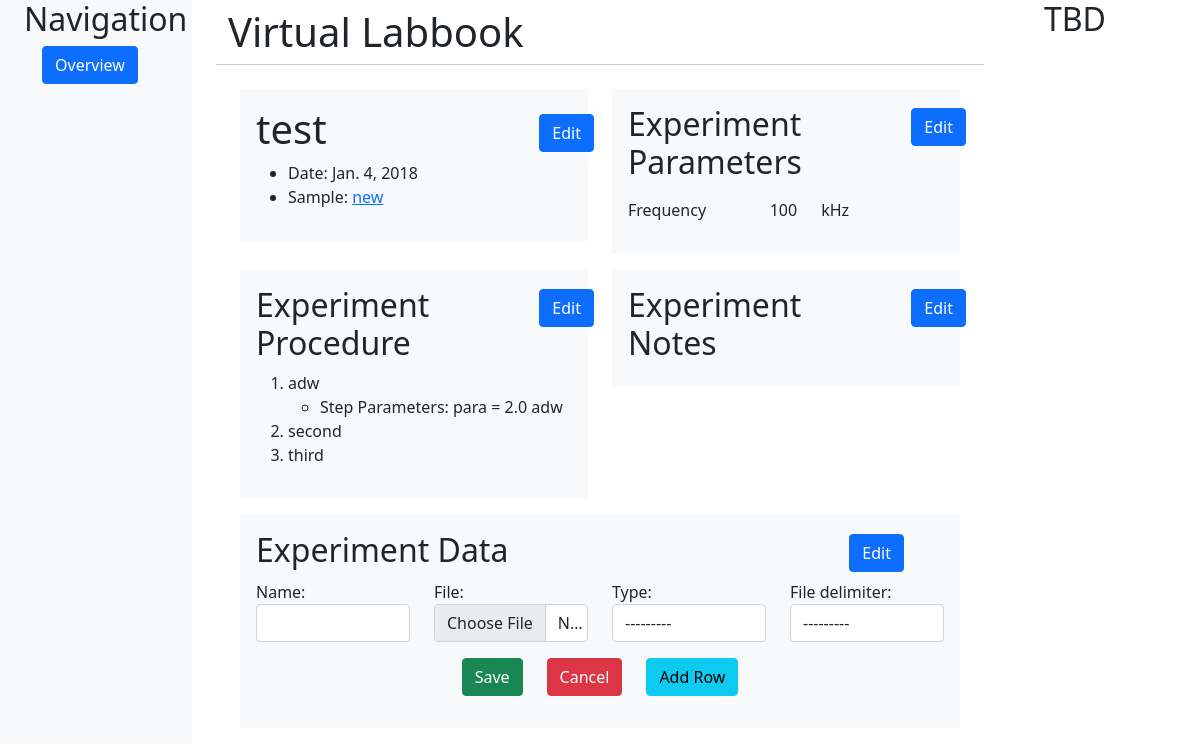
The app's page /polls/experiment/2/file_upload with its own data.
### polls/models.py (models this page shows, shortened)
class Experiment(models.Model):
    sample = models.ForeignKey(Sample, on_delete=models.PROTECT, related_name='experiments')
    name = models.CharField(max_length=200)
    date = models.DateField('Date of experiment', default=datetime.datetime.now)

class Sample(models.Model):
    name = models.CharField(max_length=200)
    def __str__(self):
        return self.name

class Parameter(models.Model):
    step = models.ForeignKey(Step, on_delete=models.CASCADE, related_name='step_parameters', blank=True, null=True)
    sample = models.ForeignKey(Sample, on_delete=models.CASCADE, related_name='sample_parameters', blank=True,
                               null=True)
    experiment = models.ForeignKey(Experiment, on_delete=models.CASCADE, related_name='experiment_parameters',
                                   blank=True, null=True)
    name = models.CharField(max_length=200)
    value = models.CharField(max_length=200, blank=True, null=True)
    unit = models.CharField(max_length=200, blank=True, null=False)

class Step(models.Model):
    experiment = models.ForeignKey(Experiment, on_delete=models.CASCADE, related_name='experiment_steps', blank=True,
                                   null=True)
    note = models.CharField(max_length=200, blank=True)
    text = models.CharField(max_length=200)

### polls/views.py (the view, shortened to what this page needs)
class ParameterUpdateView(UpdateCreateView):
    formset_widgets = {}
    extra = int()
    def get_formset(self):
        return inlineformset_factory(self.parent_model,
                                     self.model,
                                     fields=self.fields,
                                     widgets=self.formset_widgets,
                                     extra=self.extra,
                                     can_delete=False,
                                     )
    def dispatch(self, request, *args, **kwargs):
        self.extra = kwargs.get('extra', 1)
        self.formset_widgets = kwargs.get('formset_widgets', {})
        return super(ParameterUpdateView, self).dispatch(request, *args, **kwargs)
    def get(self, request, *args, **kwargs):
        self.formset = self.get_formset()
        return super(ParameterUpdateView, self).get(request, *args, **kwargs)

### polls/templatetags/custom_templates.py (called while the page is built)
@register.filter(name='addclass')
def addclass(value, arg):
    return value.as_widget(attrs={'class': arg})

### polls/views.py (called while the page is built)
    def dispatch(self, request, formset=None, *args, **kwargs):
        self.update_name = kwargs.get('update_name')
        self.template_name = kwargs.get('template_name')
        self.model = kwargs.get('model')
        self.parent_model = kwargs.get('parent_model')
        self.fields = kwargs.get('fields')
        self.parent_id = kwargs.get('parent_id')
        self.formset = formset
        self.success_url = '/'.join(request.path.split('/')[0:-1])
        return super(UpdateCreateView, self).dispatch(request, *args, **kwargs)

    def get_object(self):
        return get_object_or_404(self.parent_model, id=self.parent_id)

    def get_context_data(self, **kwargs):
        context = super(UpdateCreateView, self).get_context_data(form='', **kwargs)
        context['update_name'] = self.update_name
        context['parent_id'] = self.parent_id
        try:
            context['parent'] = self.get_object()
        except Http404:
            pass
        return context

    def get(self, request, *args, **kwargs):
        try:
            form = self.formset(instance=self.get_object(), prefix='form')
        except Http404:
            form = self.formset(prefix='form')
        return self.render_to_response(self.get_context_data(formset=form))

### polls/templates/polls/experiment-detail.html (shortened to what this page needs)
{%extends 'polls/base.html'%}
{% block content %}
<div class="row row-cols-1 row-cols-lg-2">
    <div class="col">
        <div class="py-3 px-3 mb-3 bg-light text-dark">
            <h1 class="row">
                <div class="col">{{ parent.name }}</div>
                <div class="col-2">
                    {% if update_name != 'experiment' %}
                    <form action="{% url 'polls:update-experiment' parent_id %}" method="get">
                        <input class="btn btn-primary" type="submit" value="Edit">
                    </form>
                    {%endif%}
                </div>
            </h1>
            {% if update_name == 'experiment' %}
            {% include 'polls/update-experiment.html' %}
            {% else %}
            <ul>
                <li> Date: {{ parent.date }}</li>
                <li> Sample:
                    <a href="{%url 'polls:sample-detail' parent.sample.id %}"> {{ parent.sample }}</a>
                </li>
            </ul>
            {% endif %}
        </div>
    </div>
    <div class="col">
        <div class="py-3 px-3 mb-3 bg-light text-dark">
            <h2>
                <div class="row">
                    <div class="col">Experiment Parameters</div>
                    <div class="col-2">
                        {% if update_name != 'parameter' %}
                        <form action="{% url 'polls:experiment-update-parameter' parent_id %}" method="get">
                            <input class="btn btn-primary" type="submit" value="Edit">
                        </form>
                        {%endif%}
                    </div>
                </div>
            </h2>
            {% if update_name == 'parameter' %}
            {% with col_count=3 %}
            {% include 'polls/child-update-form.html' %}
            {% endwith %}
            {% else %}
            {% for parameter in parent.experiment_parameters.all %}
            <p>
            <div class="row ">
                <div class="col-5"> {{ parameter.name }}</div>
                <div class="col-md-auto">{{ parameter.value }}</div>
                <div class="col-md-auto">{{ parameter.unit }}</div>
            </div>
            </p>
            {% endfor %}
            {% endif %}
        </div>
    </div>
    <div class="col ">
        <div class="py-3 px-3 mb-3 bg-light text-dark">
            <h2 class="row">
                <div class="col">Experiment Procedure</div>
                <div class="col-2">
                    {% if update_name != 'step' %}
                    <form action="{% url 'polls:experiment-update-step' parent_id %}" method="get">
                        <input class="btn btn-primary" type="submit" value="Edit">
                    </form>
                    {%endif%}
                </div>
            </h2>
            <ol>
                {% block experiment-update-step %}
                {% for step in parent.experiment_steps.all %}
                <li>
                    <div class="inline">
                        {{ step.text }}
                        <ul>
                            {% for step_parameter in step.step_parameters.all %}
                            <li>
                                Step Parameters:
                                {{ step_parameter.name }} =
                                {{ step_parameter.value }}
                                {{ step_parameter.unit }}
                            </li>
                            {% endfor %}
                        </ul>
                    </div>
                </li>
                {% endfor %}
                {% endblock %}
            </ol>
        </div>
    </div>
    <div class="col">
        <div class=" py-3 px-3 mb-3 bg-light text-dark">
            <h2>
                <div class="row">
                    <div class="col">Experiment Notes</div>
                    <div class="col-2">
                        {% if update_name != 'step' %}
                        <form action="{% url 'polls:experiment-update-note' parent_id %}" method="get">
                            <input class="btn btn-primary" type="submit" value="Edit">
                        </form>
                        {%endif%}
                    </div>
                </div>
            </h2>
        </div>
    </div>
    <div class="col-lg-12">
        <div class=" py-3 px-3 mb-3 bg-light text-dark">
            <h2>
                <div class="row">
                    <div class="col">Experiment Data</div>
                    <div class="col-2">
                        <form action="{% url 'polls:file-upload' parent_id %}" method="GET">
                            <input class="btn btn-primary" type="submit" value="Edit">
                        </form>
                    </div>
                </div>
            </h2>
            {% if update_name == 'file' %}
            {% with col_count=4 %}
            {% include 'polls/child-update-form.html' %}
            {% endwith %}
            {% endif %}
        </div>
    </div>
</div>
{% endblock %}

### records on screen
Experiment: name "test", date "Jan. 4, 2018", sample "new"
Parameter: name "Frequency", value "100", unit "kHz"
Step: text "adw"
Parameter: name "para", value "2.0", unit "adw"
Step: text "second"
Step: text "third"

### other values on screen
{{ field.label_tag }} "Name:" "File:" "Type:" "File delimiter:"
